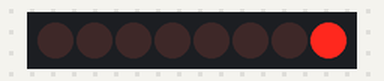
The sketch below on a simulated Arduino Uno, built with avr-gcc and run on an emulated ATmega328P. On the bench: 8 shift-register outputs drawn as a row of LEDs (first output left, lit = HIGH). Wiring (inferred from the names in the program): shift register (74HC595): data pin 11; shift clock pin 12; latch pin 8. Wiring (inferred from the signals the program sends): row of LEDs: on Q0, Q1, Q2, Q3, Q4, Q5, Q6, Q7.

Above: at 1.1 s.
At 5.1 s:
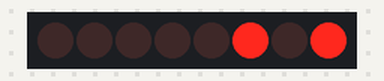
At 10.1 s:
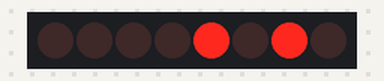
At 20.1 s:
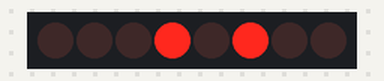
At 29.1 s:
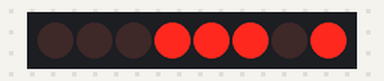
At 39.1 s:
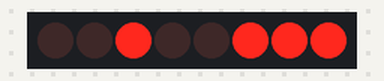
Timing chart, 0 to 40.0 s (numbered marks = the images above):
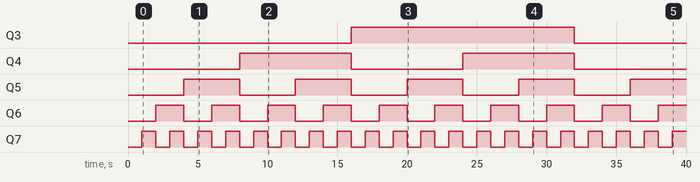

Measured:
- by itself, Q3: LOW → HIGH at 16.0 s, → LOW 16.0 s later
- by itself, Q4: alternates HIGH for 8.0 s and LOW for 8.0 s
- by itself, Q5: alternates HIGH for 4.0 s and LOW for 4.0 s
- by itself, Q6: alternates HIGH for 2.0 s and LOW for 2.0 s
- by itself, Q7: alternates HIGH for 1.0 s and LOW for 1.0 s

The sketch:

Driver_Binario_Counter.ino
```cpp
// Project 17
int latchPin = 8; //Pin connected to Pin 12 of 74HC595 (Latch)
int clockPin = 12; //Pin connected to Pin 11 of 74HC595 (Clock)
int dataPin = 11; //Pin connected to Pin 14 of 74HC595 (Data)

void setup() {
//set pins to output
pinMode(latchPin, OUTPUT);
pinMode(clockPin, OUTPUT);
pinMode(dataPin, OUTPUT);
}
void loop() {
//count from 0 to 255
for (int i = 0; i < 256; i++) {
//set latchPin low to allow data flow
digitalWrite(latchPin, LOW);
shiftOut(i);
//set latchPin to high to lock and send data
digitalWrite(latchPin, HIGH);
delay(1000);
}
}

void shiftOut(byte dataOut) {
// Shift out 8 bits LSB first, on rising edge of clock
boolean pinState;
digitalWrite(dataPin, LOW); //clear shift register ready for sending data
digitalWrite(clockPin, LOW);
for (int i=0; i<=7; i++) { // for each bit in dataOut send out a bit
digitalWrite(clockPin, LOW); //set clockPin to LOW prior to sending bit
// if the value of DataOut and (logical AND) a bitmask
// are true, set pinState to 1 (HIGH)
if ( dataOut & (1<<i) ) {
pinState = HIGH;
}
else {
pinState = LOW;
}
//sets dataPin to HIGH or LOW depending on pinState
digitalWrite(dataPin, pinState); //send bit out on rising edge of clock
digitalWrite(clockPin, HIGH);
}
digitalWrite(clockPin, LOW); //stop shifting out data
}
```
